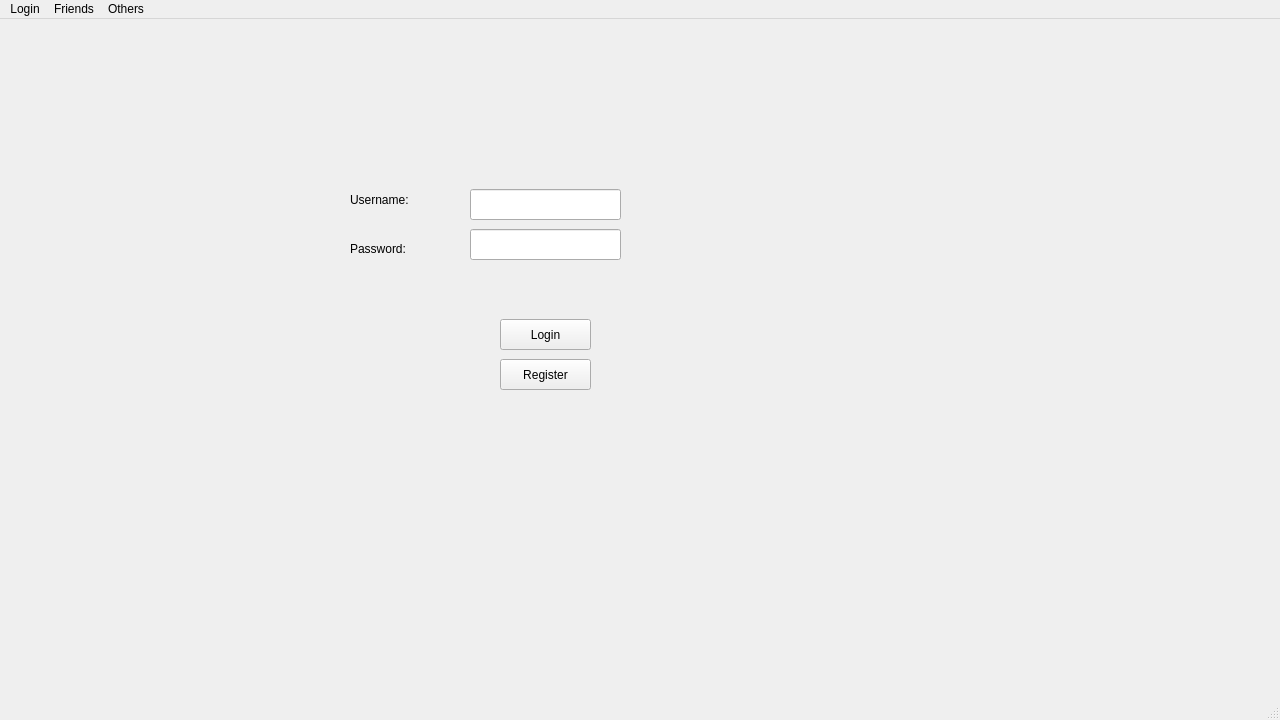
<?xml version="1.0" encoding="UTF-8"?>
<ui version="4.0">
 <class>MainWindow</class>
 <widget class="QMainWindow" name="MainWindow">
  <property name="geometry">
   <rect>
    <x>0</x>
    <y>0</y>
    <width>1280</width>
    <height>720</height>
   </rect>
  </property>
  <property name="windowTitle">
   <string>MainWindow</string>
  </property>
  <widget class="QWidget" name="centralwidget">
   <widget class="QPushButton" name="loginBtn">
    <property name="geometry">
     <rect>
      <x>500</x>
      <y>300</y>
      <width>91</width>
      <height>31</height>
     </rect>
    </property>
    <property name="text">
     <string>Login</string>
    </property>
   </widget>
   <widget class="QPushButton" name="registerBtn">
    <property name="geometry">
     <rect>
      <x>500</x>
      <y>340</y>
      <width>91</width>
      <height>31</height>
     </rect>
    </property>
    <property name="text">
     <string>Register</string>
    </property>
   </widget>
   <widget class="QLineEdit" name="usernameInput">
    <property name="geometry">
     <rect>
      <x>470</x>
      <y>170</y>
      <width>151</width>
      <height>31</height>
     </rect>
    </property>
    <property name="text">
     <string/>
    </property>
   </widget>
   <widget class="QLineEdit" name="passwordInput">
    <property name="geometry">
     <rect>
      <x>470</x>
      <y>210</y>
      <width>151</width>
      <height>31</height>
     </rect>
    </property>
   </widget>
   <widget class="QLabel" name="usernameTxt">
    <property name="geometry">
     <rect>
      <x>350</x>
      <y>170</y>
      <width>101</width>
      <height>21</height>
     </rect>
    </property>
    <property name="styleSheet">
     <string notr="true">color: rgb(0, 0, 0);
font: 12pt &quot;MS Shell Dlg 2&quot;;</string>
    </property>
    <property name="text">
     <string>Username:</string>
    </property>
   </widget>
   <widget class="QLabel" name="passwordTxt">
    <property name="geometry">
     <rect>
      <x>350</x>
      <y>220</y>
      <width>91</width>
      <height>20</height>
     </rect>
    </property>
    <property name="styleSheet">
     <string notr="true">font: 12pt &quot;MS Shell Dlg 2&quot;;
color: rgb(0, 0, 0);</string>
    </property>
    <property name="text">
     <string>Password:</string>
    </property>
   </widget>
  </widget>
  <widget class="QMenuBar" name="menubar">
   <property name="geometry">
    <rect>
     <x>0</x>
     <y>0</y>
     <width>1280</width>
     <height>25</height>
    </rect>
   </property>
   <widget class="QMenu" name="menuChatting">
    <property name="title">
     <string>Login</string>
    </property>
   </widget>
   <widget class="QMenu" name="menuZinger">
    <property name="title">
     <string>Friends</string>
    </property>
   </widget>
   <widget class="QMenu" name="menuOthers">
    <property name="title">
     <string>Others</string>
    </property>
   </widget>
   <addaction name="menuChatting"/>
   <addaction name="menuZinger"/>
   <addaction name="menuOthers"/>
  </widget>
  <widget class="QStatusBar" name="statusbar"/>
 </widget>
 <resources/>
 <connections/>
</ui>
